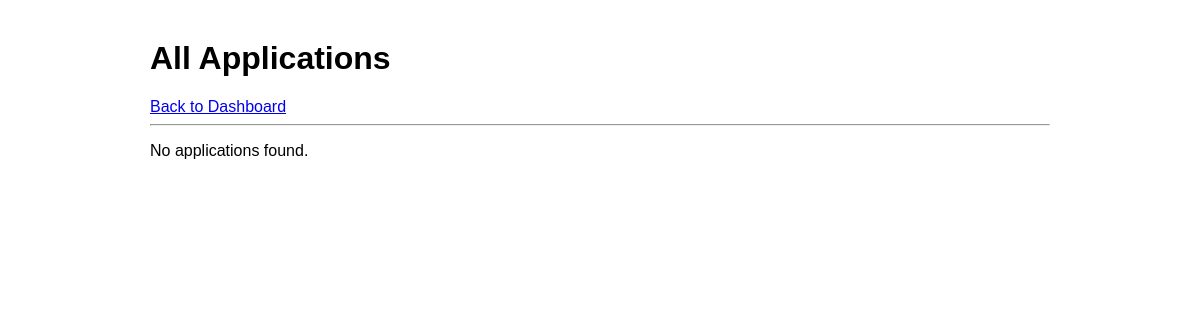
/admin/applications (signed in), run on an earlier commit of the app's database.
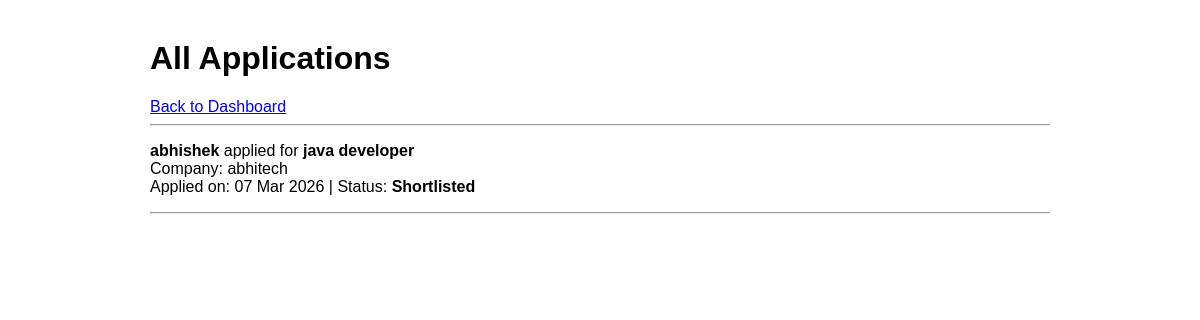
And on a later commit of the database.
### app.py (models this page shows)
class Application(db.Model):
    id = db.Column(db.Integer, primary_key=True)
    student_id = db.Column(db.Integer, db.ForeignKey('student.id'), nullable=False)
    drive_id = db.Column(db.Integer, db.ForeignKey('placement_drive.id'), nullable=False)
    status = db.Column(db.String(20), default='Applied')
    applied_date = db.Column(db.DateTime, default=datetime.utcnow)

class Student(db.Model):
    id = db.Column(db.Integer, primary_key=True)
    username = db.Column(db.String(100), unique=True, nullable=False)
    password = db.Column(db.String(200), nullable=False)
    email = db.Column(db.String(100), unique=True, nullable=False)
    full_name = db.Column(db.String(100), nullable=False)
    phone = db.Column(db.String(20))
    department = db.Column(db.String(100))
    cgpa = db.Column(db.Float)
    graduation_year = db.Column(db.Integer)
    resume_file = db.Column(db.String(200))
    is_active = db.Column(db.Boolean, default=True)
    applications = db.relationship('Application', backref='student', lazy=True)

class PlacementDrive(db.Model):
    id = db.Column(db.Integer, primary_key=True)
    company_id = db.Column(db.Integer, db.ForeignKey('company.id'), nullable=False)
    job_title = db.Column(db.String(200), nullable=False)
    description = db.Column(db.Text)
    eligibility = db.Column(db.Text)
    package = db.Column(db.String(100))
    location = db.Column(db.String(100))
    status = db.Column(db.String(20), default='Pending')
    deadline = db.Column(db.String(100), nullable=False)
    created_at = db.Column(db.DateTime, default=datetime.utcnow)
    applications = db.relationship('Application', backref='drive', lazy=True)

class Company(db.Model):
    id = db.Column(db.Integer, primary_key=True)
    username = db.Column(db.String(100), unique=True, nullable=False)
    password = db.Column(db.String(200), nullable=False)
    company_name = db.Column(db.String(200), nullable=False)
    email = db.Column(db.String(120), nullable=False)
    hr_contact = db.Column(db.String(120))
    website = db.Column(db.String(200))
    description = db.Column(db.Text)
    approval_status = db.Column(db.String(20), default='Pending')
    drives = db.relationship('PlacementDrive', backref='company', lazy=True)

### app.py (the view)
@app.route('/admin/applications')
@admin_required
def admin_applications():
    return render_template('admin/applications.html', applications=Application.query.all())

### app.py (called while the page is built)
def admin_required(f):
    from functools import wraps
    @wraps(f)
    def wrapper(*args, **kwargs):
        if 'admin_id' not in session:
            flash("Admin login required.", "warning")
            return redirect(url_for('admin_login'))
        return f(*args, **kwargs)
    return wrapper

### templates/admin/applications.html
{% extends "base.html" %}
{% block body %}
<h1>All Applications</h1>
<a href="{{ url_for('admin_dashboard') }}">Back to Dashboard</a>
<hr>
{% if applications %}
    {% for app in applications %}
        <p>
            <strong>{{ app.student.full_name }}</strong> applied for <strong>{{ app.drive.job_title }}</strong><br>
            Company: {{ app.drive.company.company_name }}<br>
            Applied on: {{ app.applied_date.strftime('%d %b %Y') }} | Status: <strong>{{ app.status }}</strong>
        </p>
        <hr>
    {% endfor %}
{% else %}
    <p>No applications found.</p>
{% endif %}
{% endblock body %}

What changed in the data, as far as the page shows it:
added Application: student.full_name "abhishek", drive.job_title "java developer", drive.company.company_name "abhitech", applied_date "07 Mar 2026", status "Shortlisted"
Also different on the page:
text no longer shown: "No applications found."
